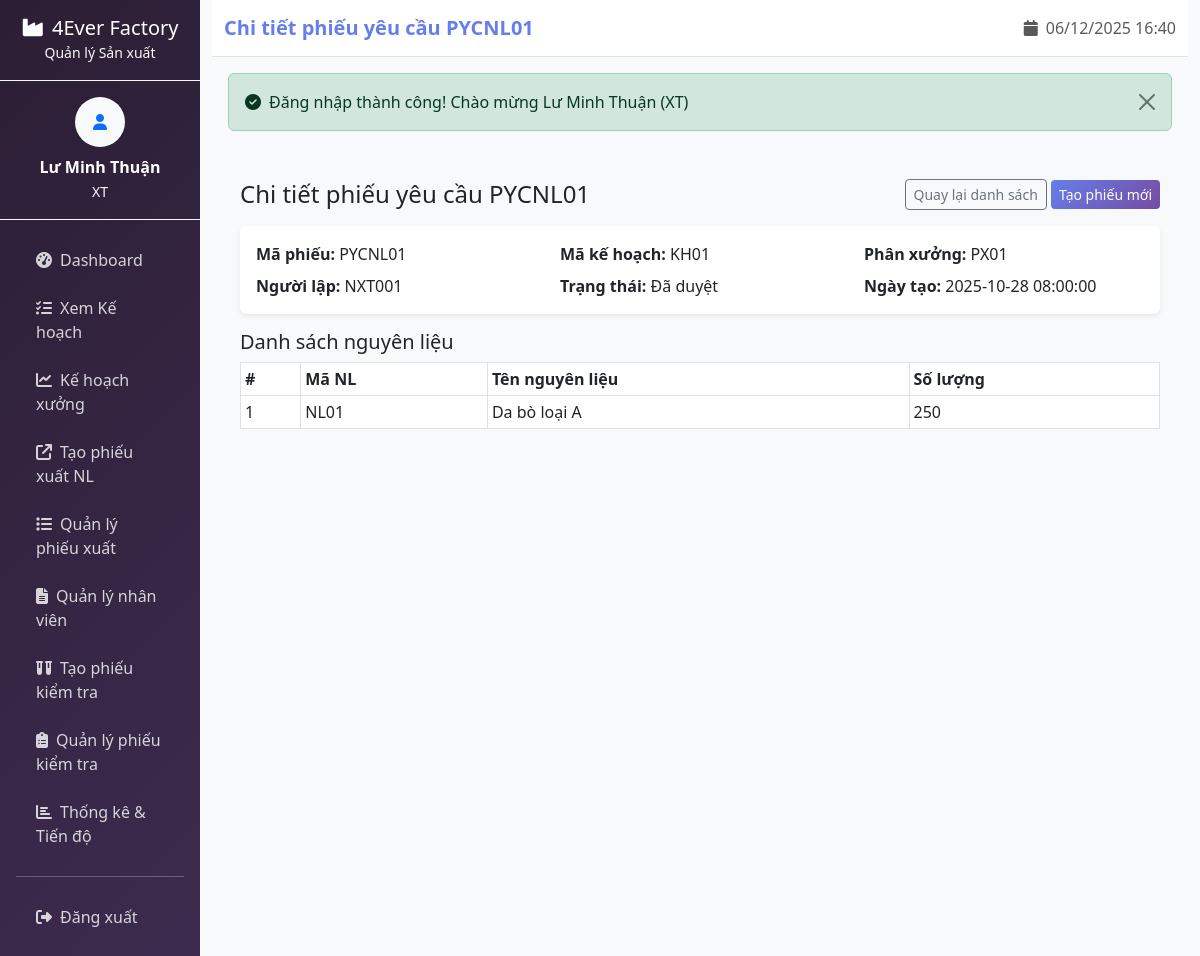
Page /yeucauxuat/view?ma=PYCNL01 (signed in) on the committed database.
### tables this page shows
CREATE TABLE `phieuyeucauxuatnguyenlieu` (
  `MaPhieuYC` varchar(10) NOT NULL,
  `MaKeHoach` varchar(10) NOT NULL,
  `MaPhanXuong` varchar(10) NOT NULL,
  `NgayLap` datetime NOT NULL DEFAULT current_timestamp(),
  `MaNV` varchar(10) NOT NULL,
  `TrangThai` varchar(20) NOT NULL DEFAULT 'Chờ duyệt'
);

CREATE TABLE `chitietphieuyeucauxuatnguyenlieu` (
  `MaCTNL` varchar(20) NOT NULL,
  `MaPhieuYC` varchar(10) NOT NULL,
  `MaNguyenLieu` varchar(10) NOT NULL,
  `SoLuong` int(11) NOT NULL DEFAULT 0
);

CREATE TABLE `nguyenlieu` (
  `MaNguyenLieu` varchar(10) NOT NULL,
  `TenNguyenLieu` varchar(100) NOT NULL,
  `LoaiNguyenLieu` varchar(50) DEFAULT NULL,
  `DonViTinh` varchar(20) NOT NULL,
  `SoLuongTonKho` decimal(12,2) NOT NULL DEFAULT 0.00,
  `GiaNhap` decimal(12,2) NOT NULL DEFAULT 0.00,
  `HanSuDung` date DEFAULT NULL,
  `MaNhaCungCap` varchar(10) NOT NULL,
  `NgayCapNhat` datetime NOT NULL DEFAULT current_timestamp()
);

### app/controllers/YeuCauXuatController.php (called while the page is built, shortened)
<?php
require_once APP_PATH . '/controllers/BaseController.php';
class YeuCauXuatController extends BaseController {
    public function view($ma = null) {
        $id = $ma ?? ($_GET['ma'] ?? null);
        $model = $this->loadModel('YeuCauXuat');
        try {
            $data = $model->getRequestDetails($id);
            $this->loadView('xuongtruong/yeucauxuat_view', [
                'pageTitle' => 'Chi tiết phiếu yêu cầu ' . $id,
                'request' => $data['header'],
                'lines' => $data['lines'],
            ]);
        } catch (Throwable $e) {
            error_log('[YeuCauXuatController.view] ' . $e->getMessage());
            $_SESSION['error'] = 'Lỗi khi lấy chi tiết phiếu: ' . $e->getMessage();
            $this->redirect('yeucauxuat/list');
        }
    }
}
?>

### index.php (called while the page is built, shortened)
<?php
require_once 'config/database.php';
require_once 'app/Router.php';
require_once 'app/controllers/BaseController.php';
$router = new Router();
$router->addRoute('GET', '/home', 'HomeController', 'index');
$router->addRoute('GET', '/dashboard', 'HomeController', 'index');
$router->addRoute('GET', '/login', 'AuthController', 'showLogin');
$router->addRoute('POST', '/login', 'AuthController', 'processLogin');
$router->addRoute('GET', '/logout', 'AuthController', 'logout');
$router->addRoute('GET', '/giamdoc/dashboard', 'DashboardController', 'bgd');
$router->addRoute('GET', '/kehoachsanxuat/dashboard', 'DashboardController', 'kh');
$router->addRoute('GET', '/xuongtruong/dashboard', 'DashboardController', 'xt');
$router->addRoute('GET', '/totruong/dashboard', 'DashboardController', 'tt');
$router->addRoute('GET', '/qc/dashboard', 'DashboardController', 'qc');
$router->addRoute('GET', '/kho/dashboard', 'DashboardController', 'nvk');
$router->addRoute('GET', '/congnhan/dashboard', 'DashboardController', 'cn');
$router->addRoute('GET', '/xuongtruong/xemkehoachsanxuat', 'XuongTruongXemKeHoachSanXuatController', 'index');
$router->addRoute('GET', '/xuongtruong/lapkehoachcapxuong', 'LapKeHoachCapXuongController', 'index');
$router->addRoute('GET', '/xuongtruong/lapkehoachcapxuong/create/(.*)', 'LapKeHoachCapXuongController', 'create');
$router->addRoute('POST', '/xuongtruong/lapkehoachcapxuong/store', 'LapKeHoachCapXuongController', 'store');
$router->addRoute('GET', '/xuongtruong/quanlynhanvien', 'QuanLyNhanVienController', 'index');
$router->addRoute('GET', '/xuongtruong/tien-do', 'TienDoController', 'index');
$router->addRoute('GET', '/xuongtruong/tien-do/show/(.*)', 'TienDoController', 'show');
$router->addRoute('GET', '/xuongtruong/tien-do/show', 'TienDoController', 'show');
$router->addRoute('GET', '/kehoachsanxuat', 'KeHoachSanXuatController', 'index');
$router->addRoute('GET', '/kehoachsanxuat/create', 'KeHoachSanXuatController', 'create');
$router->addRoute('POST', '/kehoachsanxuat/create', 'KeHoachSanXuatController', 'create');
$router->addRoute('GET', '/kehoachsanxuat/edit/(.*)', 'KeHoachSanXuatController', 'edit');
$router->addRoute('POST', '/kehoachsanxuat/edit/(.*)', 'KeHoachSanXuatController', 'edit');
$router->addRoute('GET', '/kehoachsanxuat/delete/(.*)', 'KeHoachSanXuatController', 'delete');
$router->addRoute('GET', '/kehoachsanxuat/view/(.*)', 'KeHoachSanXuatController', 'view');
$router->addRoute('GET', '/kehoachsanxuat/phieudatnvl', 'PhieuDatHangNVLController', 'index');
$router->addRoute('GET', '/kehoachsanxuat/phieudatnvl/create', 'PhieuDatHangNVLController', 'create');
$router->addRoute('POST', '/kehoachsanxuat/phieudatnvl/store', 'PhieuDatHangNVLController', 'store');
$router->addRoute('GET', '/kehoachsanxuat/phieudatnvl/view/(.*)', 'PhieuDatHangNVLController', 'view');
$router->addRoute('GET', '/kehoachsanxuat/getThongTinThieuHutNVL/(.*)', 'PhieuDatHangNVLController', 'getThongTinThieuHutNVL');
$router->addRoute('GET', '/kehoachsanxuat/getDonHangDetails/(.*)', 'KeHoachSanXuatController', 'getDonHangDetails');
$router->addRoute('GET', '/kehoachsanxuat/getDonHangDetails/(.*)', 'KeHoachSanXuatController', 'getDonHangDetails');
$router->addRoute('GET', '/workshops', 'WorkshopController', 'index');
$router->addRoute('GET', '/workshops/assignments', 'WorkshopController', 'assignments');
$router->addRoute('POST', '/workshops/assign', 'WorkshopController', 'assign');
$router->addRoute('GET', '/yeucauxuat', 'YeuCauXuatController', 'index');
$router->addRoute('POST', '/yeucauxuat/save', 'YeuCauXuatController', 'save');
$router->addRoute('GET', '/yeucauxuat/list', 'YeuCauXuatController', 'list');
$router->addRoute('GET', '/yeucauxuat/view/(.*)', 'YeuCauXuatController', 'view');
$router->addRoute('GET', '/yeucauxuat/view', 'YeuCauXuatController', 'view');
$router->addRoute('GET', '/phieu-kiem-tra/create', 'PhieuKiemTraSPController', 'create');
$router->addRoute('POST', '/phieu-kiem-tra/store', 'PhieuKiemTraSPController', 'store');
$router->addRoute('GET', '/phieu-kiem-tra/index', 'PhieuKiemTraSPController', 'index');
$router->addRoute('GET', '/phieu-kiem-tra/view/(.*)', 'PhieuKiemTraSPController', 'view');
$router->addRoute('GET', '/phieu-kiem-tra/view', 'PhieuKiemTraSPController', 'view');
$router->addRoute('GET', '/materials', 'MaterialController', 'index');
$router->addRoute('GET', '/materials/orders', 'MaterialController', 'orders');
$router->addRoute('POST', '/materials/order', 'MaterialController', 'createOrder');
$router->addRoute('GET', '/quality-control', 'QualityController', 'index');
$router->addRoute('POST', '/quality-control/check', 'QualityController', 'performCheck');
$router->addRoute('GET', '/employees', 'EmployeeController', 'index');
$router->addRoute('GET', '/attendance', 'AttendanceController', 'index');
$router->addRoute('POST', '/attendance/checkin', 'AttendanceController', 'checkIn');
$router->addRoute('POST', '/attendance/checkout', 'AttendanceController', 'checkOut');
$router->addRoute('GET', '/totruong/phancalamviec', 'ToTruongController', 'index');
$router->addRoute('GET', '/reports', 'ReportController', 'index');
$router->addRoute('GET', '/reports/production', 'ReportController', 'production');
$router->addRoute('GET', '/reports/attendance', 'ReportController', 'attendance');
$router->addRoute('GET', '/nhapkho', 'NhapKhoController', 'index');
$router->addRoute('POST', '/nhapkho/confirm', 'NhapKhoController', 'confirmImport');
$router->addRoute('POST', '/nhapkho/confirm-multi', 'NhapKhoController', 'confirmImportMulti');
$router->addRoute('GET', '/nhapkho/detail', 'NhapKhoController', 'getDetail');
$router->addRoute('GET', '/tracuutonkho', 'TraCuuTonKhoController', 'index');
$router->addRoute('GET', '/kho/xuatnguyenlieu', 'XuatNguyenLieuController', 'index');
$router->addRoute('GET', '/kho/xuatnguyenlieu/create/(.*)', 'XuatNguyenLieuController', 'create');
$router->addRoute('POST', '/kho/xuatnguyenlieu/store', 'XuatNguyenLieuController', 'store');
$router->addRoute('GET', '/kho/xuatnguyenlieu/stock', 'XuatNguyenLieuController', 'stock');
$router->addRoute('GET', '/nhapkhonguyenlieu', 'NhapKhoNguyenLieuController', 'index');
$router->addRoute('GET', '/nhapkhonguyenlieu/detail', 'NhapKhoNguyenLieuController', 'detail');
$router->addRoute('POST', '/nhapkhonguyenlieu/confirm', 'NhapKhoNguyenLieuController', 'confirm');
$router->addRoute('POST', '/nhapkhonguyenlieu/reject', 'NhapKhoNguyenLieuController', 'reject');
$router->addRoute('GET', '/qc', 'KetQuaKiemDinhController', 'index');
$router->addRoute('GET', '/qc/view/(.*)', 'KetQuaKiemDinhController', 'view');
$router->addRoute('POST', '/qc/view/(.*)', 'KetQuaKiemDinhController', 'view');
$router->addRoute('POST', '/qc/save', 'KetQuaKiemDinhController', 'save');
$router->addRoute('GET', '/qc/history', 'KetQuaKiemDinhController', 'history');
$router->dispatch();
?>

### app/models/YeuCauXuat.php (called while the page is built, shortened)
<?php
require_once CONFIG_PATH . '/database.php';
class YeuCauXuat {
    private PDO $pdo;
    public function __construct() {
        $db = new Database();
        $this->pdo = $db->getConnection();
    }
    public function getRequestDetails(string $maPhieu): ?array {
    $stmt = $this->pdo->prepare('SELECT p.MaPhieuYC AS ma_phieu, p.MaKeHoach AS ma_kehoach, p.MaPhanXuong AS ma_phanxuong, p.NgayLap AS ngay_lap, p.MaNV AS ma_nv, p.TrangThai AS trang_thai FROM phieuyeucauxuatnguyenlieu p WHERE p.MaPhieuYC = :id LIMIT 1');
        $stmt->execute([':id' => $maPhieu]);
        $header = $stmt->fetch(PDO::FETCH_ASSOC);
        $sql = "SELECT c.MaCTNL AS ma_ct, c.MaNguyenLieu AS ma_nguyenlieu, nl.TenNguyenLieu AS ten, c.SoLuong AS so_luong FROM chitietphieuyeucauxuatnguyenlieu c LEFT JOIN nguyenlieu nl ON nl.MaNguyenLieu = c.MaNguyenLieu WHERE c.MaPhieuYC = :id";
        $stmt2 = $this->pdo->prepare($sql);
        $stmt2->execute([':id' => $maPhieu]);
        $lines = $stmt2->fetchAll(PDO::FETCH_ASSOC);
        return [
            'header' => $header,
            'lines' => $lines,
        ];
    }
}
?>

### config/database.php (called while the page is built, shortened)
<?php
class Database {
    private $host = 'localhost';
    private $db_name = 'qlsx_4ever';
    private $username = 'root';
    private $password = '';
    public function getConnection() {
        $this->conn = null;
        try {
            $this->conn = new PDO(
                "mysql:host=" . $this->host . ";dbname=" . $this->db_name . ";charset=utf8",
                $this->username,
                $this->password
            );
            $this->conn->setAttribute(PDO::ATTR_ERRMODE, PDO::ERRMODE_EXCEPTION);
        } catch(PDOException $exception) {
            echo "Lỗi kết nối: " . $exception->getMessage();
        }
        return $this->conn;
    }
}
?>

### app/views/xuongtruong/yeucauxuat_view.php (the view, shortened to what this page needs)
<div class="container mt-3">
    <div class="d-flex justify-content-between align-items-center mb-3">
        <h4 class="mb-0"><?php echo htmlspecialchars($pageTitle ?? 'Chi tiết phiếu yêu cầu'); ?></h4>
        <div>
            <a class="btn btn-outline-secondary btn-sm" href="<?php echo BASE_URL; ?>yeucauxuat/list">Quay lại danh sách</a>
            <a class="btn btn-primary btn-sm" href="<?php echo BASE_URL; ?>yeucauxuat">Tạo phiếu mới</a>
        </div>
    </div>
    <?php if (!empty($request)): ?>
        <div class="card mb-3">
            <div class="card-body">
                <div class="row">
                    <div class="col-md-4"><strong>Mã phiếu:</strong> <?php echo htmlspecialchars($request['ma_phieu'] ?? ''); ?></div>
                    <div class="col-md-4"><strong>Mã kế hoạch:</strong> <?php echo htmlspecialchars($request['ma_kehoach'] ?? ''); ?></div>
                    <div class="col-md-4"><strong>Phân xưởng:</strong> <?php echo htmlspecialchars($request['ma_phanxuong'] ?? ''); ?></div>
                </div>
                <div class="row mt-2">
                    <div class="col-md-4"><strong>Người lập:</strong> <?php echo htmlspecialchars($request['ma_nv'] ?? ''); ?></div>
                    <div class="col-md-4"><strong>Trạng thái:</strong> <?php echo htmlspecialchars($request['trang_thai'] ?? ''); ?></div>
                    <div class="col-md-4"><strong>Ngày tạo:</strong> <?php echo htmlspecialchars($request['ngay_lap'] ?? ''); ?></div>
                </div>
            </div>
        </div>
        <h5>Danh sách nguyên liệu</h5>
        <?php if (!empty($lines)): ?>
            <div class="table-responsive">
                <table class="table table-sm table-bordered">
                    <thead>
                        <tr>
                            <th>#</th>
                            <th>Mã NL</th>
                            <th>Tên nguyên liệu</th>
                            <th>Số lượng</th>
                        </tr>
                    </thead>
                    <tbody>
                        <?php $i = 1; foreach ($lines as $ln): ?>
                            <tr>
                                <td><?php echo $i++; ?></td>
                                <td><?php echo htmlspecialchars($ln['ma_nguyenlieu'] ?? $ln['MaNguyenLieu'] ?? ''); ?></td>
                                <td><?php echo htmlspecialchars($ln['ten'] ?? $ln['TenNguyenLieu'] ?? ''); ?></td>
                                <td><?php echo htmlspecialchars($ln['so_luong'] ?? $ln['SoLuong'] ?? ''); ?></td>
                            </tr>
                        <?php endforeach; ?>
                    </tbody>
                </table>
            </div>
        <?php else: ?>
            <div class="alert alert-secondary">Không có nguyên liệu nào trong phiếu.</div>
        <?php endif; ?>
    <?php else: ?>
        <div class="alert alert-warning">Phiếu yêu cầu không tồn tại hoặc đã bị xóa.</div>
    <?php endif; ?>
</div>
<?php $content = ob_get_clean(); include APP_PATH . '/views/layouts/main.php'; ?>

### app/Router.php (shortened to what this page needs)
<?php
class Router {
    private $routes = [];
    public function addRoute($method, $path, $controller, $action) {
        $this->routes[] = [
            'method' => strtoupper($method),
            'path' => $path,
            'controller' => $controller,
            'action' => $action
        ];
    }
    public function dispatch() {
        $requestMethod = $_SERVER['REQUEST_METHOD'];
        $requestPath = parse_url($_SERVER['REQUEST_URI'], PHP_URL_PATH);
        $basePath = '/4Ever';
        if (strpos($requestPath, $basePath) === 0) {
            $requestPath = substr($requestPath, strlen($basePath));
        }
        foreach ($this->routes as $route) {
            $matchResult = $this->matchPath($route['path'], $requestPath);
            if ($route['method'] === $requestMethod && $matchResult !== false) {
                $controllerName = $route['controller'];
                $actionName = $route['action'];
                $controllerFile = APP_PATH . '/controllers/' . $controllerName . '.php';
                if (file_exists($controllerFile)) {
                    $controller = new $controllerName();
                    if (method_exists($controller, $actionName)) {
                        if (is_array($matchResult) && count($matchResult) > 0) {
                            $controller->$actionName(...$matchResult);
                        } else {
                            $controller->$actionName();
                        }
                        return;
                    }
                }
            }
        }
    }
    private function matchPath($routePath, $requestPath) {
        if (strpos($routePath, '(.*)') !== false) {
            return false;
        }
        return $routePath === $requestPath ? [] : false;
    }
}
?>

### app/views/layouts/main.php (style rules this page uses)
.card { box-shadow: 0 0.125rem 0.25rem rgba(0, 0, 0, 0.075); border: none; }
.btn-primary { background: linear-gradient(135deg, #667eea 0%, #764ba2 100%); border: none; }

### rows in the picture
phieuyeucauxuatnguyenlieu: MaPhieuYC "PYCNL01", MaKeHoach "KH01", MaPhanXuong "PX01", MaNV "NXT001", TrangThai "Đã duyệt", NgayLap "2025-10-28 08:00:00"
chitietphieuyeucauxuatnguyenlieu: MaNguyenLieu "NL01", MaNguyenLieu.TenNguyenLieu "Da bò loại A", SoLuong "250"
